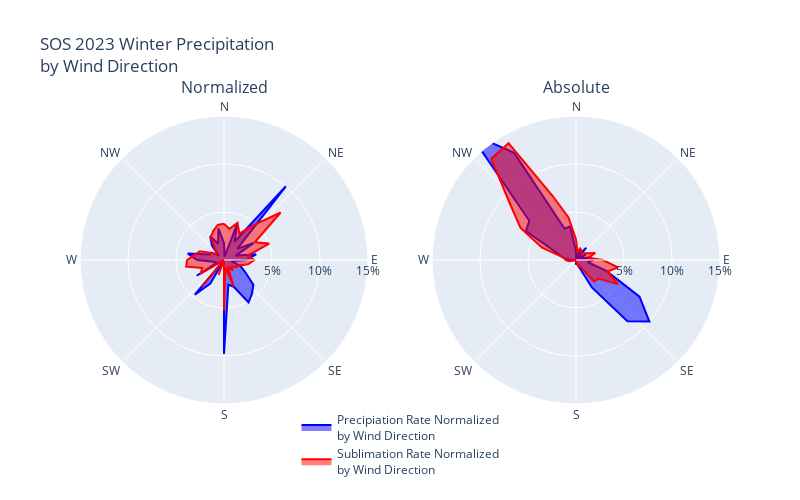

Here is the notebook cell this chart was saved with:
### Code cell
fig = make_subplots(rows=1,cols=2,
                    specs=[[{'type': 'polar'}]*2], 
                    subplot_titles=['Normalized','Absolute'], 
                    column_widths=[0.45,0.45],
                    row_heights=[0.9])


# Normalized Figure
fig.add_trace(go.Scatterpolar(
    name='Precipiation Rate Normalized<br>by Wind Direction',
    r= grouped_df_percent_norm.values.flatten(),
    theta= grouped_df_percent_norm.index,
    fill='toself',
    line_color='blue',
),1,1
)

fig.add_trace(go.Scatterpolar(
    name='Sublimation Rate Normalized<br>by Wind Direction',
    r= grouped_df_percent_norm_sublimation.values.flatten(),
    theta= grouped_df_percent_norm_sublimation.index,
    fill='toself',
    line_color='red',
),
1,1
)

# Absolute Figure
fig.add_trace(go.Scatterpolar(
    r= grouped_df_percent.values.flatten(),
    theta= grouped_df_percent.index,
    fill='toself',
    line_color='blue',
    showlegend=False,
),
1,2, 
)

fig.add_trace(go.Scatterpolar(
    r= grouped_df_percent_sublimation.values.flatten(),
    theta= grouped_df_percent_sublimation.index,
    fill='toself',
    line_color='red',
    showlegend=False,
), 
1,2
)
fig.update_legends(
    yanchor="bottom",
    xanchor="center",
    x=0.5,
    y=-0.2

)
fig.update_layout(
    showlegend=True,
    polar1=dict(
        radialaxis_tickfont_size=12,
        radialaxis_range=[0, 15],
        radialaxis_tickvals=[5,10,15],
        radialaxis_ticktext=['5%', '10%', '15%'],
        angularaxis=dict(
            tickmode='array',
            tickvals=[0, 45, 90, 135, 180, 225, 270, 315],
            ticktext=['N', 'NE', 'E', 'SE', 'S', 'SW', 'W', 'NW'],
            rotation=90,
            direction='clockwise'
        )),
    polar2=dict(
        radialaxis_tickfont_size=12,
        radialaxis_range=[0, 15],
        radialaxis_tickvals=[5,10,15],
        radialaxis_ticktext=['5%', '10%', '15%'],
        angularaxis=dict(
            tickmode='array',
            tickvals=[0, 45, 90, 135, 180, 225, 270, 315],
            ticktext=['N', 'NE', 'E', 'SE', 'S', 'SW', 'W', 'NW'],
            rotation=90,
            direction='clockwise'
        )),
        width=800,
        height=500,
        title=f'SOS 2023 Winter Precipitation<br>by Wind Direction')

### Figure 1 — Plotly figure (JSON) as saved in the notebook; plotly's stock layout.template omitted (floating-point values rounded to 4 significant figures)
{"data": [{"fill": "toself", "line": {"color": "blue"}, "name": "Precipiation Rate Normalized<br>by Wind Direction", "r": [1.764, 0.3578, 4.056, 2.232, 10.02, 1.795, 3.577, 1.265, 3.402, 2.3, 0.7873, 1.837, 2.566, 3.995, 4.546, 5.114, 2.962, 2.605, 9.783, 0, 0, 2.845, 4.725, 0, 3.278, 0.7739, 1.117, 2.797, 3.836, 1.647, 1.522, 0.7229, 1.963, 2.878, 1.81, 3.354, 1.764], "subplot": "polar", "theta": [0, 10, 20, 30, 40, 50, 60, 70, 80, 90, 100, 110, 120, 130, 140, 150, 160, 170, 180, 190, 200, 210, 220, 230, 240, 250, 260, 270, 280, 290, 300, 310, 320, 330, 340, 350, 360], "type": "scatterpolar"}, {"fill": "toself", "line": {"color": "red"}, "name": "Sublimation Rate Normalized<br>by Wind Direction", "r": [3.782, 3.291, 4.131, 3.185, 4.721, 7.702, 3.703, 5.014, 2.468, 3.164, 2.538, 1.66, 1.484, 1.061, 1.412, 0.8314, 2.933, 0.7653, 5.268, 0, 1.66, -0.4627, 3.584, 0, 2.822, 2.413, 4.006, 3.842, 3.098, 2.671, 1.48, 0.89, 1.373, 2.755, 3.25, 3.721, 3.782], "subplot": "polar", "theta": [0, 10, 20, 30, 40, 50, 60, 70, 80, 90, 100, 110, 120, 130, 140, 150, 160, 170, 180, 190, 200, 210, 220, 230, 240, 250, 260, 270, 280, 290, 300, 310, 320, 330, 340, 350, 360], "type": "scatterpolar"}, {"fill": "toself", "line": {"color": "blue"}, "r": [0.8812, 0.08193, 1.098, 0.6969, 1.669, 0.2242, 1.191, 0.4742, 1.558, 1.772, 1.213, 3.403, 7.639, 9.98, 8.328, 3.301, 0.5549, 0.4339, 0.4073, 0, 0, 0.1184, 0.09837, 0, 0.1365, 0.03222, 0.186, 0.6986, 1.357, 2.058, 6.02, 6.351, 17.25, 12.88, 3.466, 3.561, 0.8812], "showlegend": false, "subplot": "polar2", "theta": [0, 10, 20, 30, 40, 50, 60, 70, 80, 90, 100, 110, 120, 130, 140, 150, 160, 170, 180, 190, 200, 210, 220, 230, 240, 250, 260, 270, 280, 290, 300, 310, 320, 330, 340, 350, 360], "type": "scatterpolar"}, {"fill": "toself", "line": {"color": "red"}, "r": [2.153, 0.8589, 1.274, 1.133, 0.896, 1.096, 1.406, 2.141, 1.288, 2.777, 4.455, 3.504, 5.034, 3.021, 2.948, 0.6114, 0.6263, 0.1452, 0.2499, 0, 0.03937, -0.02195, 0.08502, 0, 0.1339, 0.1145, 0.7602, 1.094, 1.249, 3.802, 6.67, 8.909, 13.75, 14.05, 7.093, 4.501, 2.153], "showlegend": false, "subplot": "polar2", "theta": [0, 10, 20, 30, 40, 50, 60, 70, 80, 90, 100, 110, 120, 130, 140, 150, 160, 170, 180, 190, 200, 210, 220, 230, 240, 250, 260, 270, 280, 290, 300, 310, 320, 330, 340, 350, 360], "type": "scatterpolar"}], "layout": {"annotations": [{"font": {"size": 16}, "showarrow": false, "text": "Normalized", "x": 0.225, "xanchor": "center", "xref": "paper", "y": 1, "yanchor": "bottom", "yref": "paper"}, {"font": {"size": 16}, "showarrow": false, "text": "Absolute", "x": 0.775, "xanchor": "center", "xref": "paper", "y": 1, "yanchor": "bottom", "yref": "paper"}], "height": 500, "legend": {"x": 0.5, "xanchor": "center", "y": -0.2, "yanchor": "bottom"}, "polar": {"angularaxis": {"direction": "clockwise", "rotation": 90, "tickmode": "array", "ticktext": ["N", "NE", "E", "SE", "S", "SW", "W", "NW"], "tickvals": [0, 45, 90, 135, 180, 225, 270, 315]}, "domain": {"x": [0, 0.45], "y": [0, 1]}, "radialaxis": {"range": [0, 15], "tickfont": {"size": 12}, "ticktext": ["5%", "10%", "15%"], "tickvals": [5, 10, 15]}}, "polar2": {"angularaxis": {"direction": "clockwise", "rotation": 90, "tickmode": "array", "ticktext": ["N", "NE", "E", "SE", "S", "SW", "W", "NW"], "tickvals": [0, 45, 90, 135, 180, 225, 270, 315]}, "domain": {"x": [0.55, 1], "y": [0, 1]}, "radialaxis": {"range": [0, 15], "tickfont": {"size": 12}, "ticktext": ["5%", "10%", "15%"], "tickvals": [5, 10, 15]}}, "showlegend": true, "title": {"text": "SOS 2023 Winter Precipitation<br>by Wind Direction"}, "width": 800}}
